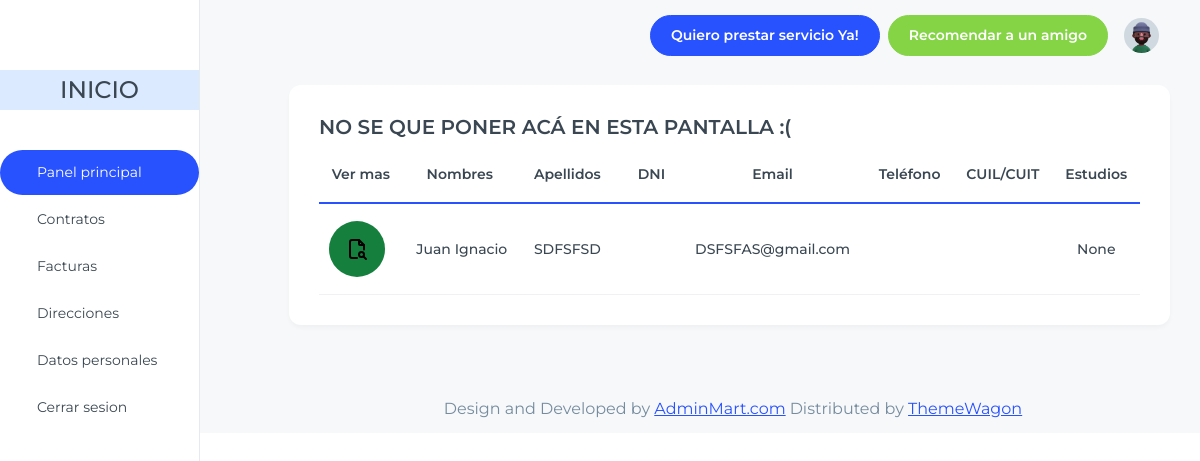
Page /home/prestador/ on the committed database.
### apps/prestador/models.py (models this page shows, shortened)
class Prestador(models.Model):
    estudios = models.TextField(max_length=500, null=True, blank=True)
    codFiscal = models.CharField(max_length=100, null=True, blank=True)
    CUIT = models.CharField(max_length=100, null=True, blank=True)
    rol_usuario = models.ForeignKey("usuario.Rol", on_delete=models.CASCADE, null=True, blank=True)

### apps/usuario/models.py (models this page shows, shortened)
class Rol(models.Model):
    ROLES = [
        (1,'Quiero contratar un servicio'),
        (2,'Quiero prestar servicio')
    ]
    rol = models.IntegerField(choices=ROLES)
    usuario = models.ForeignKey("usuario.Usuario", on_delete=models.CASCADE, related_name="rols")

class Usuario(models.Model):
    nombre = models.CharField(max_length=150)
    apellido = models.CharField(max_length=150)
    email = models.EmailField(unique=True)
    contraseña = models.CharField(max_length=128)
    fecha_creacion = models.DateTimeField(auto_now_add=True)

### apps/usuario/views.py (the view)
# urls.py: path('prestador/', PrestadorPanelView.as_view(), name='panel'),
class PrestadorPanelView(generic.TemplateView):
    template_name = 'prestador_panel.html'
    def get_context_data(self, **kwargs):
        context =  super().get_context_data(**kwargs)
        context['prestador'] = Prestador.objects.get(id=3)
        context['usuarios'] = Usuario.objects.all()
        return context

### apps/prestador/templates/prestador_panel.html (shortened to what this page needs)
{% extends 'index_prestador.html' %}
{% load static %}
{% block content %}
<div class="container-fluid">
  <div class='row'>
    <div class="col-lg-12 pl-1">
      <div class="card ">
        <div class="card-body ">
          <h5 class="card-title fs-6 font-semibold">NO SE QUE PONER ACÁ EN ESTA PANTALLA :( </h5>
            <div class="table-responsive">
              <table class="table text-nowrap align-middle mb-0">
                <thead>
                  <tr class="border-2 border-bottom border-primary border-0">
                    <th scope="col" class="text-center">Ver mas</th>
                    <th scope="col" class="ps-4">Nombres</th>
                    <th scope="col" class="text-center">Apellidos</th>
                    <th scope="col" class="ps-4">DNI</th>
                    <th scope="col" class="text-center">Email</th>
                    <th scope="col" class="text-center">Teléfono</th>
                    <th scope="col" class="text-center">CUIL/CUIT</th>
                    <th scope="col" class="text-center">Estudios</th>
                  </tr>
                </thead>
                <tbody class="table-group-divider">
                  <tr>
                    <td class="text-center fw-medium">
                      <button type="button" class="flex justify-center items-center text-white bg-green-700 hover:bg-green-800 focus:outline-none focus:ring-4 focus:ring-green-300 font-medium rounded-full px-3 py-3 dark:bg-green-600 dark:hover:bg-green-700 dark:focus:ring-green-800">
                        <img src="{% static 'images/dash/logos/file-search.svg' %}" alt="Ícono" class="w-6 h-6">
                      </button>
                    </td>
                    <td class="text-center fw-medium">{{ prestador.rol_usuario.usuario.nombre }}</td>
                    <td class="text-center fw-medium">{{ prestador.rol_usuario.usuario.apellido }}</td>
                    <td class="text-center fw-medium">{{ prestador.rol_usuario.usuario.dni }}</td>
                    <td class="text-center fw-medium">{{ prestador.rol_usuario.usuario.email }}</td>
                    <td class="text-center fw-medium">{{ prestador.rol_usuario.usuario.telefono }}</td>
                    <td class="text-center fw-medium">{{ prestador.cuit }}</td>
                    <td class="text-center fw-medium">{{ prestador.estudios }}</td>
                  </tr>
                </tbody>
              </table>
            </div>
        </div>
      </div>
    </div>
  </div>
</div>
{% endblock %}

### rows in the picture
Prestador: rol_usuario.usuario.nombre "Juan Ignacio", rol_usuario.usuario.apellido "SDFSFSD", rol_usuario.usuario.email "DSFSFAS@gmail.com", estudios "None"
